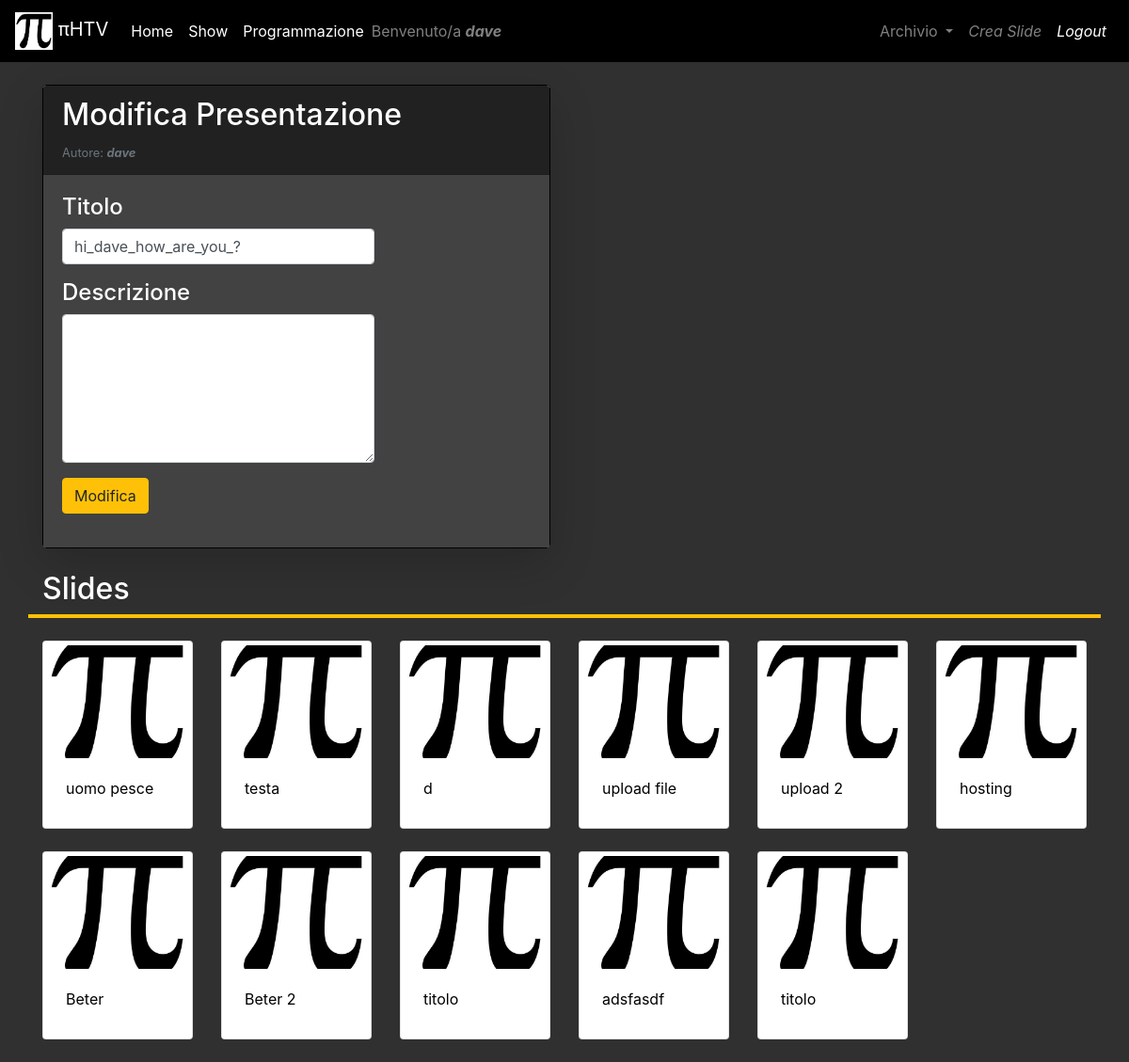
The page /admin/modifica/modifica_presentazione.php?id_presentazione=16 (signed in) on the database its author committed.
### tables this page shows
CREATE TABLE `presentazioni` (
  `id` int(11) NOT NULL,
  `titolo` varchar(128) NOT NULL,
  `descrizione` varchar(230) DEFAULT '',
  `ultima_modifica` timestamp NOT NULL DEFAULT current_timestamp() ON UPDATE current_timestamp(),
  `data_creazione` datetime NOT NULL,
  `username` varchar(128) NOT NULL
);

CREATE TABLE `slides` (
  `id` int(11) NOT NULL,
  `titolo` varchar(128) NOT NULL,
  `testo` varchar(255) DEFAULT NULL,
  `multimedia` varchar(128) DEFAULT NULL,
  `ultima_modifica` timestamp NOT NULL DEFAULT current_timestamp() ON UPDATE current_timestamp(),
  `data_creazione` datetime NOT NULL,
  `durata` time DEFAULT NULL,
  `username` varchar(128) NOT NULL
);

### admin/modifica/modifica_presentazione.php (the view, shortened to what this page needs)
<?php
require_once "../../assets/config/config.php";
?>
<!DOCTYPE html>
<html>
<head>
    <link rel="stylesheet" href="https://stackpath.bootstrapcdn.com/bootstrap/4.3.0/css/bootstrap.min.css"
>
    <link rel="stylesheet" href="https://use.fontawesome.com/releases/v5.7.2/css/all.css"
>
    <link rel="stylesheet" href="https://cdnjs.cloudflare.com/ajax/libs/fullcalendar/3.10.0/fullcalendar.min.css"/>
</head>
<body style="background-color: #303030">
<?php
$id = $_GET['id_presentazione'];
$sql = "SELECT * FROM presentazioni WHERE id=$id";
$sql2 = "SELECT id, titolo, multimedia FROM slides";
$rs = mysqli_query($db, $sql);
$rs2 = mysqli_query($db, $sql2);
$presentazione = mysqli_fetch_assoc($rs);
?>
<?php include("../../assets/include/navbar.php") ?>
<div class="container text-white">
    <form action="modifica_presentazione_action.php" method="POST">
        <div class="row d-flex align-content-center">
            <div class="col">
                <div class="card shadow-lg border" style="border-color: black !important">
                    <div class="card-header text-white" style="background-color:#212121;">
                        <h2 class="card-text">Modifica Presentazione</h2>
                        <small class="text-muted">Autore: <b><i><?= $_SESSION['username'] ?></i></b></small>
                    </div>
                    <div class="card-body text-white" style="background-color:#424242">
                        <div class="form-group">
                            <h4>Titolo</h4>
                            <input class="form-control form-control-md col-md-8" name="titolo" type="text"
                                   maxlength="128" value="<?= $presentazione['titolo'] ?>" autofocus/>
                        </div>
                        <div class="form-group">
                            <h4>Descrizione</h4>
                            <textarea class="form-control form-control-md col-md-8" name="descrizione" type="text"
                                      maxlength="255" rows="6"><?= $presentazione['descrizione'] ?></textarea>
                        </div>
                        <div class="form-row">
                            <div class="form-group col-sx-2">
                                <button class="btn btn-warning" type="submit">Modifica</button>
                            </div>
                        </div>
                    </div>
                </div>
            </div>
            <div class="col">
            </div>
        </div>
        <br>
        <div class="row border-bottom border-warning" style="border-width: 4px !important">
            <h2 class="col text-white">Slides</h2>
        </div>
        <br>
        <div class="row">
            <?php while ($row = mysqli_fetch_assoc($rs2)): ?>
                <div class="col-sm-2">
                    <div class="card nopad">
                        <label class="image-checkbox">
                            <?php
                            $fileExtensions = ['jpeg', 'jpg', 'png', 'mp4'];
                            $temp = explode('.', $row['multimedia']);
                            $fileExtension = strtolower(end($temp));
                            if (!in_array($fileExtension, $fileExtensions) || !isset($row['multimedia']) || !file_exists("../../assets/uploads/{$row['multimedia']}")) {
                                $image = "images/pi.jpg";
                            } else {
                                $image = "uploads/{$row['multimedia']}";
                            }
                            ?>
                            <img class="card-img-top img-fluid" src="../../assets/<?= $image ?>" alt="">
                            <div class="card-body">
                                <p class="card-text stretched-link"
                                   style="white-space: nowrap; overflow: hidden;text-overflow: ellipsis;display: inline-block;max-width: 100%;color:black"><?= $row['titolo'] ?></p>
                            </div>
                        </label>
                    </div>
                    <br>
                </div>
            <?php endwhile ?>
        </div>
    </form>
</div>
</body>
</html>

### assets/include/navbar.php (shortened to what this page needs)
<nav class="navbar navbar-expand-lg navbar-dark" style="background-color:#000000" role="navigation">
  <a class="navbar-brand" href="/admin/dashboard.php">
    <img src="/assets/images/pi.jpg" alt="Logo" style="width:40px;">
    πHTV
  </a>
  <div class="collapse navbar-collapse" id="navbarSupportedContent">
    <ul class="navbar-nav mr-auto">
      <li class="nav-item active">
        <a class="nav-link" href="/admin/dashboard.php">Home <span class="sr-only">(current)</span></a>
      </li>
      <li class="nav-item active">
        <a class="nav-link" href="/">Show <span class="sr-only">(current)</span></a>
      </li>
      <li class="nav-item active">
        <a class="nav-link" href="/admin/programmazione/programmazione.php">Programmazione <span class="sr-only">(current)</span></a>
      </li>
      <li class="navbar-text">
        Benvenuto/a <b><i><?= $_SESSION['username']?></i></b>
      </li>
    </ul>
    <ul class="nav navbar-nav navbar-right">
      <li class="nav-item dropdown">
        <a class="nav-link dropdown-toggle" href="#" id="navbarDropdown" role="button" data-toggle="dropdown" aria-haspopup="true" aria-expanded="false">
          Archivio
        </a>
      </li>
      <li class="nav-item">
        <a class="nav-link" href="/admin/creazione/crea_slide.php"><i>Crea Slide</i><span class="sr-only">(current)</span></a>
      </li>
      <li class="nav-item active">
        <a class="nav-link" href="/admin/autenticazione/logout.php"><i>Logout</i><span class="sr-only">(current)</span></a>
      </li>
    </ul>
  </div>
</nav>
<br>

### admin/modifica/modifica_presentazione.php (style rules this page uses)
.nopad { padding-left: 0 !important; padding-right: 0 !important; }
.image-checkbox { cursor: pointer; box-sizing: border-box; -moz-box-sizing: border-box; -webkit-box-sizing: border-box; border: 4px solid transparent; margin-bottom: 0; outline: 0; }
.card-img-top { width: 100%; height: 10vw; object-fit: cover; }

### rows shown on the page
presentazioni: titolo "hi_dave_how_are_you_?"
slides: titolo "uomo pesce"
slides: titolo "testa"
slides: titolo "d"
slides: titolo "upload file"
slides: titolo "upload 2"
slides: titolo "hosting"
slides: titolo "Beter"
slides: titolo "Beter 2"
slides: titolo "titolo"
slides: titolo "adsfasdf"
slides: titolo "titolo"

### other values the page prints
$_SESSION['username'] "dave"
